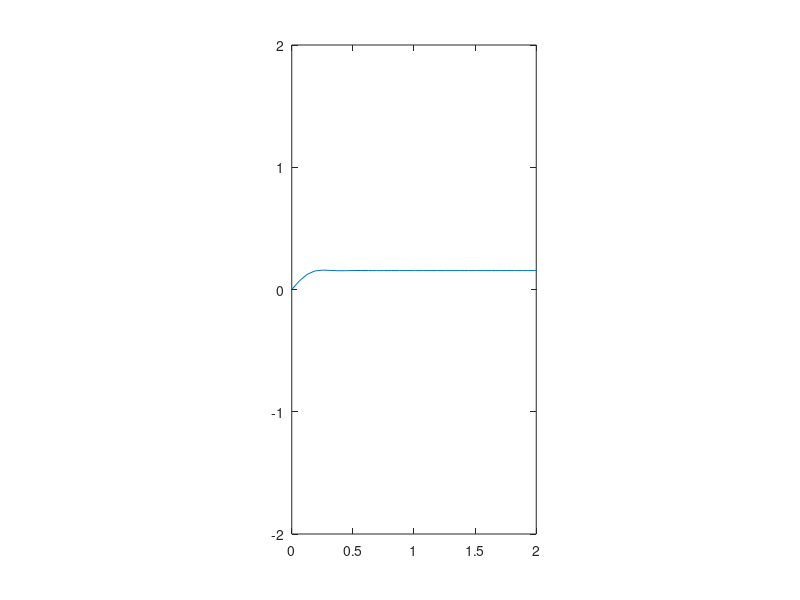

This chart was generated by the following MATLAB code:
%% ME 3001 - Mechanical Engineering Analysis
%
% Tristan Hill - Modified from Dr. Han - summer 2014
%                Modified again        - spring 2015
%                Modified again to be wave eq   
%                Once again in Fall 2019 - TWH
%
% Solving Linear, 2nd order Partial Differential Equations
%   using Separation of Variables and the Fourier Series 
%
% Example: A plucked string , the wave equation
%% 

% symetric boundary condition 

clc
close all
clear all

L=pi; %length of solid
n=50;%number of divisions
dx=L/n;%increment of x dimension,(m) 
x=0:dx:L;%x-coordinate

c=9; %wave speed

plotY=[]; %store T for ploting afterwards

prof_inc=1; %time between temp profiles

dt=.1;
tfinal=10;
time=0:dt:tfinal;

for idx=1:length(time)   
    
    sum=0;
    
    for k=1:10
        sum=sum+((-1)^(k-1))/(2*k-1)^2*sin((2*k-1)*x)*cos(3*(2*k-1)*time(idx));
    end
    
    Y=sum*4/pi%*(pi/2)
     
    plot(x,Y)
    axis([0 2 -2 2])
    axis equal
    pause(.1)

end
